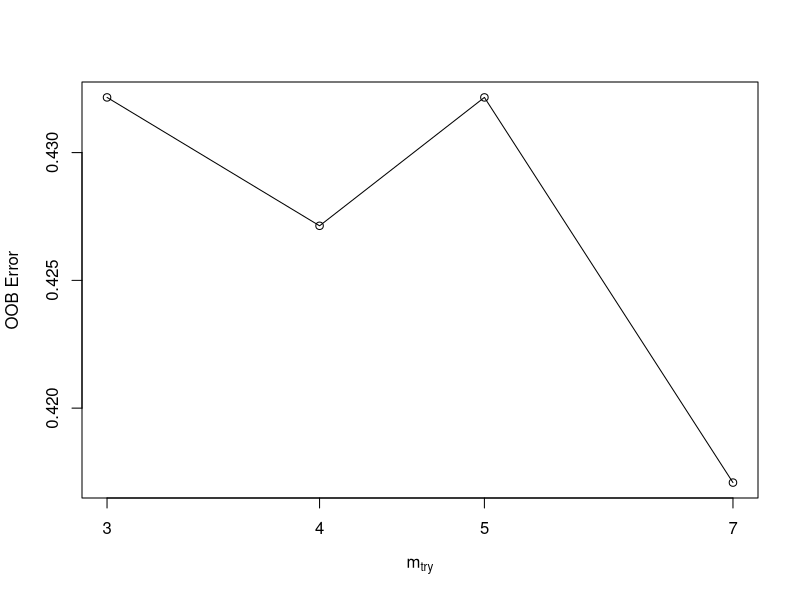

The R script that drew this image: (Note: this script raises an error after producing the figure.)
suppressPackageStartupMessages(library(dplyr))
suppressPackageStartupMessages(library(ROSE))
suppressPackageStartupMessages(library(randomForest))
suppressPackageStartupMessages(library(ranger))
suppressPackageStartupMessages(library(caret))

data("infert")
str(infert)

# Convert `case` to factor
infert$case[infert$case == 0] = 2
infert$case[infert$case == 1] = "yes"
infert$case[infert$case == 2] = "no"
infert$case = factor(x      = infert$case,
                     levels = c("yes", "no"))


# Split the data into training and testing
set.seed(123)
in_train = createDataPartition(y     = infert$case,
                               times = 1,
                               p     = 0.8,
                               list  = F)
infert_train = infert[in_train,]
infert_test  = infert[-in_train,]
rm(in_train)


# Train basic model
set.seed(123)
model1 = randomForest(formula = case ~.,
                      data    = infert_train)
model1


# Compute metrics of a model
output1 = data.frame(obs  = infert_test$case,
                     pred = predict(model1, 
                                    newdata = infert_test),
                     clas = predict(model1,
                                    newdata = infert_test,
                                    type    = "prob"))
colnames(output1) = c("obs", "pred", "yes", "no")
confusionMatrix(data      = output1$pred,
                reference = output1$obs)
twoClassSummary(data = output1,
                lev  = levels(output1$obs))

# ROC >= 0.8 is considered good. In this case ROC = 0.7 -- this is not enough
# Possible reasons -- imbalanced dataset? bad model?

# Try to tune a model using tuneRF
# The tuning shows that the mtry = 7
features = setdiff(names(infert_train), "case")
set.seed(123)
model2 = tuneRF(x          = infert_train[features],
                y          = infert_train$case,
                ntreeTry   = 500,
                mtryStart  = 5,
                stepFactor = 1.5,
                improve    = 0.01,
                trace      = F)

# Make model with optimized mtry = 7
set.seed(123)
model2 = randomForest(formula = case ~.,
                      data    = infert_train,
                      mtry    = 7)
model2

# Check if the tuning helped
# The output shows that it improved ROC by 0.5%
output2 = data.frame(obs  = infert_test$case,
                     pred = predict(model2, 
                                    newdata = infert_test),
                     clas = predict(model2,
                                    newdata = infert_test,
                                    type    = "prob"))
colnames(output2) = c("obs", "pred", "yes", "no")
confusionMatrix(data      = output2$pred,
                reference = output2$obs)
twoClassSummary(data = output2,
                lev  = levels(output2$obs))


# Make full hyperparameter grid search using ranger
hyper_grid = expand.grid(mtry        = seq(2, 7, by = 1),
                         node_size   = seq(3, 9, by = 2),
                         sample_size = c(0.55, 0.632, 0.70, 0.80),
                         OOB_RMSE    = 0)

for (i in 1:nrow(hyper_grid)){
    
    model = ranger(formula         = case ~.,
                   data            = infert_train,
                   num.trees       = 500,
                   mtry            = hyper_grid$mtry[i],
                   min.node.size   = hyper_grid$node_size[i],
                   sample.fraction = hyper_grid$sample_size[i],
                   seed            = 123)
    
    hyper_grid$OOB_RMSE[i] = sqrt(model$prediction.error)
}


hyper_grid %>% 
    dplyr::arrange(OOB_RMSE) %>% 
    head(10)


# Make a model with best parameters
model3 = ranger(formula         = case ~.,
                data            = infert_train,
                num.trees       = 500,
                mtry            = 6,
                min.node.size   = 7,
                sample.fraction = 0.632,
                probability     = T, 
                seed            = 123)
model3


# Make predictions for ranger model -- this is not straightforward as it
# requires the probabilities
output3 = data.frame(obs  = infert_test$case,
                     pred = predict(model3,
                                    data = infert_test,
                                    type = "response")$predictions)
output3$pred = "yes"
output3 = output3 %>% select(obs, pred, pred.yes, pred.no)
output3$pred[output3$pred.yes < output3$pred.no] = "no"
colnames(output3) = c("obs", "pred", "yes", "no")
output3$pred = factor(x = output3$pred,
                      levels = c("yes", "no"))
output3$pred[3] = "yes"

confusionMatrix(data      = output3$pred,
                reference = output3$obs)
twoClassSummary(data = output3,
                lev  = levels(output3$obs))


# Try add cross validation
my_grid = expand.grid(mtry           = 6,
                      splitrule      = "gini",
                      min.node.size  = 7)

set.seed(123)
model4 = train(case ~.,
               data      = infert_train,
               method    = "ranger",
               tuneGrid  = my_grid,
               trControl = trainControl(method      = "cv",
                                        number      = 5,
                                        verboseIter = F,
                                        classProbs  = T))
model4


# Make predictions from cross-validated model
# Cross validation does not help here
output4 = data.frame(obs  = infert_test$case,
                     pred = predict(model4,
                                    newdata = infert_test),
                     clas = predict(model4,
                                    newdata = infert_test,
                                    type    = "prob"))
colnames(output4) = c("obs", "pred", "yes", "no")

confusionMatrix(data      = output4$pred,
                reference = output4$obs)
twoClassSummary(data = output4,
                lev  = levels(output4$obs))


# Check the balance of the dataset -- the dataset is imbalanced
# Balance dataset using artificial data generator from ROSE package
prop.table(table(infert_train$case))
infert_rose = ROSE(case ~., data = infert_train, seed = 1)$data
str(infert_rose$case)
str(infert_test$case)
infert_rose$case = relevel(infert_rose$case, ref = "yes")
prop.table(table(infert_rose$case))


# Search grid for balanced dataset
# The best performing model params: mtry = 4, ns = 8, sample = 0.550
hyper_grid_bs = expand.grid(mtry        = seq(2, 7, by = 1),
                            node_size   = seq(2, 9, by = 2),
                            sample_size = c(0.55, 0.632, 0.70, 0.80),
                            OOB_RMSE    = 0)

for (i in 1:nrow(hyper_grid_bs)){
    
    model = ranger(formula         = case ~.,
                   data            = infert_rose,
                   num.trees       = 500,
                   mtry            = hyper_grid_bs$mtry[i],
                   min.node.size   = hyper_grid_bs$node_size[i],
                   sample.fraction = hyper_grid_bs$sample_size[i],
                   seed            = 123)
    
    hyper_grid_bs$OOB_RMSE[i] = sqrt(model$prediction.error)
}


hyper_grid_bs %>% 
    dplyr::arrange(OOB_RMSE) %>% 
    head(10)


# Make model with best performance params
# Params: mtry = 4, ns = 8, sample = 0.550
model5 = ranger(formula         = case ~.,
                data            = infert_rose,
                num.trees       = 500,
                mtry            = 4,
                min.node.size   = 8,
                sample.fraction = 0.550,
                probability     = T, 
                seed            = 123)
model5


# Make predictions for ranger model -- this is not straightforward as it
# requires the probabilities
output5 = data.frame(obs  = infert_test$case,
                     pred = predict(model5,
                                    data = infert_test,
                                    type = "response")$predictions)
output5$pred = "yes"
output5 = output5 %>% select(obs, pred, pred.yes, pred.no)
output5$pred[output5$pred.yes < output5$pred.no] = "no"
colnames(output5) = c("obs", "pred", "yes", "no")
output5$pred = factor(x = output5$pred,
                      levels = c("yes", "no"))
# output5$pred[3] = "yes"

confusionMatrix(data      = output5$pred,
                reference = output5$obs)
twoClassSummary(data = output5,
                lev  = levels(output5$obs))


# Compare ROC performance over different models
roc1 = twoClassSummary(data = output1, lev = levels(output1$obs))[1]
roc2 = twoClassSummary(data = output2, lev = levels(output2$obs))[1]
roc3 = twoClassSummary(data = output3, lev = levels(output3$obs))[1]
roc4 = twoClassSummary(data = output4, lev = levels(output4$obs))[1]
roc5 = twoClassSummary(data = output5, lev = levels(output5$obs))[1]

sen1 = twoClassSummary(data = output1, lev = levels(output1$obs))[2]
sen2 = twoClassSummary(data = output2, lev = levels(output2$obs))[2]
sen3 = twoClassSummary(data = output3, lev = levels(output3$obs))[2]
sen4 = twoClassSummary(data = output4, lev = levels(output4$obs))[2]
sen5 = twoClassSummary(data = output5, lev = levels(output5$obs))[2]

perf = data.frame(model_nm = c("basic", 
                               "tuneRF", 
                               "grid_search",
                               "cv_rf",
                               "balanced_grid"),
                  roc = c(roc1, roc2, roc3, roc4, roc5),
                  sens = c(sen1, sen2, sen3, sen4, sen5))
rm(roc1, roc2, roc3, roc4, roc5)
rm(sen1, sen2, sen3, sen4, sen5)

plot(x     = perf$roc,
     y     = perf$sens,
     col   = perf$model_nm,
     frame = F,
     pch   = 19,
     xlab  = "ROC",
     ylab  = "Sensitivity",
     main  = "Models performance")
legend("topleft",
       legend = c("balanced grid",
                  "basic model",
                  "cv_rf",
                  "grid_search",
                  "balanced_grid"),
       col = 1:5,
       pch = 16)
